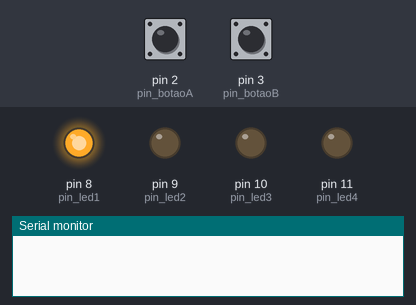
A sketch run on a simulated Arduino Uno, built with avr-gcc and run on an emulated ATmega328P. On the bench: output pins drawn as LEDs (lit = HIGH), the last lines printed to the serial monitor. The test bench sets the inputs (shaded band); at power-on: pin 2 (pin_botaoA) LOW, pin 3 (pin_botaoB) LOW.

Above: at 1.2 s.
1.3 s: pin 2 (pin_botaoA) pulled HIGH for 0.15 s
At 2.2 s:
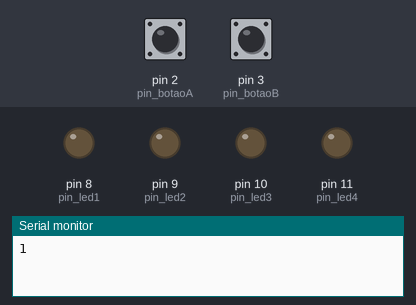
2.9 s: pin 3 (pin_botaoB) pulled HIGH for 0.15 s
At 3.4 s:
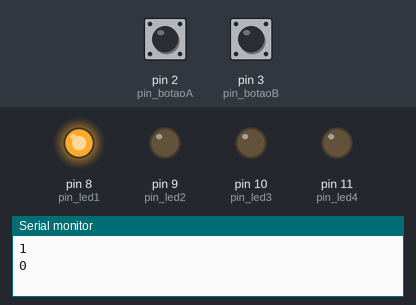
4.5 s: pin 3 (pin_botaoB) pulled HIGH for 3.2 s
At 7.2 s:
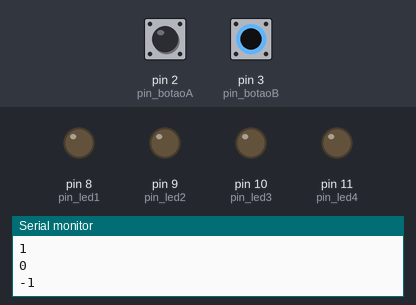
Timing chart, 0 to 8.7 s (numbered marks = the images above; inputs shaded):
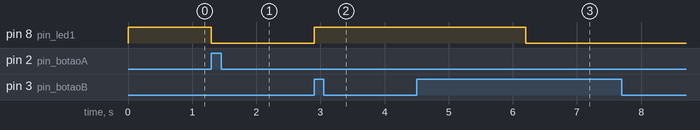

The sketch:

sketch_jun3d.ino
```cpp
#define pin_led1 8
#define pin_led2 9
#define pin_led3 10
#define pin_led4 11
#define pin_botaoA 2
#define pin_botaoB 3

int conta = 0;
int tic = 0;
int tic2 = 0;

void setup() {
  pinMode(pin_led1, OUTPUT);
  pinMode(pin_led2, OUTPUT);
  pinMode(pin_led3, OUTPUT);
  pinMode(pin_led4, OUTPUT);
  pinMode(pin_botaoA, INPUT);
  pinMode(pin_botaoB, INPUT);
  Serial.begin(9600);
}

void loop() {
  bool botaoA = digitalRead(pin_botaoA);
  bool botaoB = digitalRead(pin_botaoB);
  if ((botaoA == 1) && (tic == 0)) {
    conta += 1;
    tic += 1;
    tic2 = 0;
    Serial.println(conta);
  }
  if ((botaoA == 0)) {
    tic = 0;
  }
  if ((botaoB == 1) && (tic2 == 0)) {
    conta -= 1;
    tic2 += 1;
    tic = 0;
    Serial.println(conta);
  }
  if ((botaoB == 0)) {
    tic2 = 0;
  }
  if (conta == 0) {
    digitalWrite(pin_led1, HIGH);
    digitalWrite(pin_led2, LOW);
    tic2 += 1;
  } else {
    digitalWrite(pin_led1, LOW);
  }
  if (conta == 50) {
    digitalWrite(pin_led1, LOW);
    digitalWrite(pin_led2, HIGH);
    tic += 1;
  } else {
    digitalWrite(pin_led2, LOW);
  }
}
```

Measured:
- after the input at 1.3 s, pin 8 (pin_led1): HIGH → LOW at once
- after the input at 2.9 s, pin 8 (pin_led1): LOW → HIGH at once
- after the input at 4.5 s, pin 8 (pin_led1): HIGH → LOW after 1.7 s
